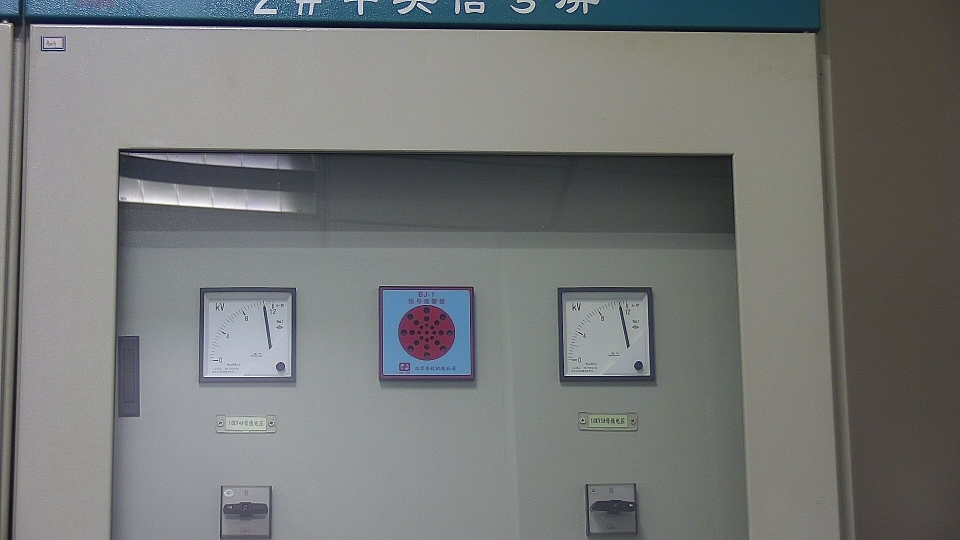
#> input picture image/1-1.jpg, 1920 x 1080 px (shown at 1/2 size); its folder holds 4 pictures in this run
$ python showLabel.py
#> lines starting #> are read from the running program, lines starting #| are printed output that depends on the picture
import cv2
from Common import *
import os
import json


images = os.listdir("image")
config = os.listdir("config")
for im in images:
    image = cv2.imread("image/"+im)
#> image is the input picture: shape (1080, 1920, 3); mean B, G, R 118.5, 119.2, 116.9
    print(im)
    for i in range(1, 6):
        cfg = im.split(".jpg")[0]+"_"+str(i)
        if cfg+".json" in config:
            print(cfg)
            info = json.load(open("config/"+cfg+".json"))
            x = info["ROI"]["x"]
            y = info["ROI"]["y"]
            w = info["ROI"]["w"]
            h = info["ROI"]["h"]
            cv2.rectangle(image, (x, y),
                          (x + w, y + h), (0, 0, 255), 5)

            template = cv2.imread("template/"+cfg+".jpg")
            start = np.array([info["startPoint"]["x"], info["startPoint"]["y"]])
            end = np.array([info["endPoint"]["x"], info["endPoint"]["y"]])
            center = np.array([info["centerPoint"]["x"], info["centerPoint"]["y"]])
            cv2.circle(template, (start[0], start[1]), 20, (0, 0, 255), -1)
            cv2.circle(template, (end[0], end[1]), 20, (0, 255, 0), -1)
            cv2.circle(template, (center[0], center[1]), 20, (255, 0, 0), -1)
            template = cv2.resize(template, (300, 300))
            cv2.imshow(cfg, template)
    image = cv2.resize(image, (300, 300))
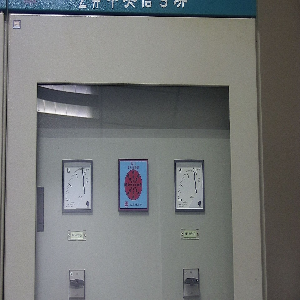
#> image: shape (300, 300, 3); mean B, G, R 118.4, 119, 116.8
    cv2.imshow(im, image)
    cv2.waitKey(0)
    cv2.destroyAllWindows()
#> pass 2 of the loop `for im in images:`:
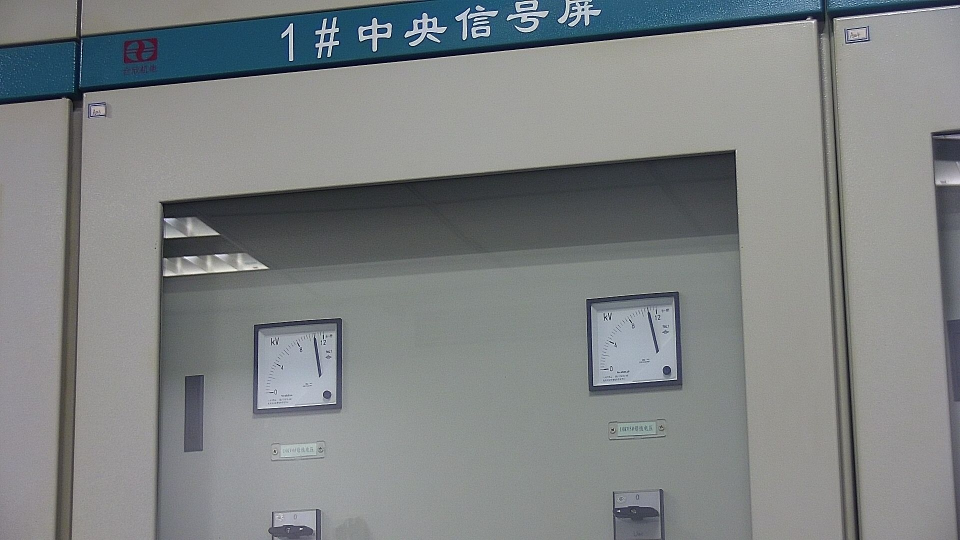
#> input picture image/1-2.jpg, 1920 x 1080 px (shown at 1/2 size)
#> image is the input picture: shape (1080, 1920, 3); mean B, G, R 132.1, 131.1, 127.1
#> `image = cv2.resize(image, (300, 300))`:
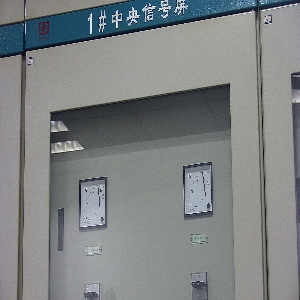
#> image: shape (300, 300, 3); mean B, G, R 132, 131.1, 127
#> pass 3 of the loop `for im in images:`:
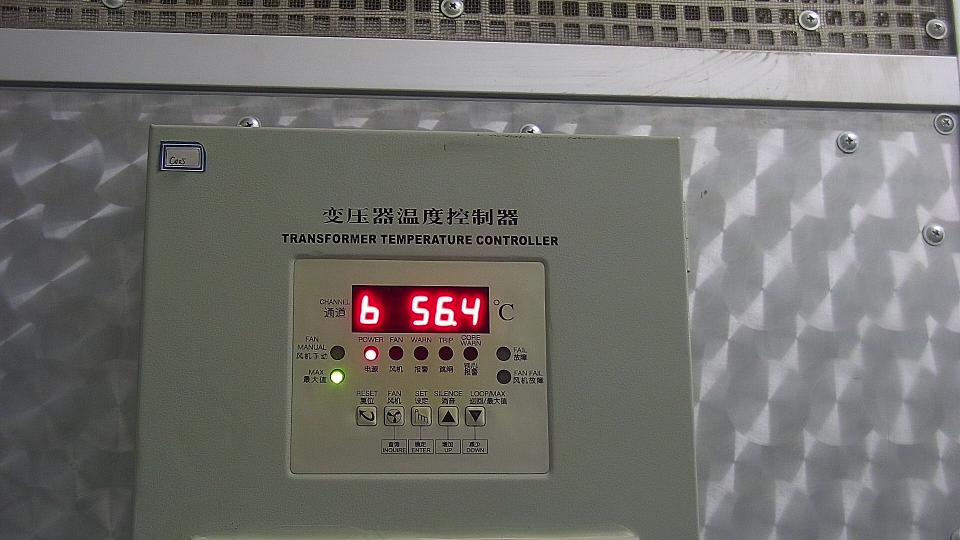
#> input picture image/11-1.jpg, 1920 x 1080 px (shown at 1/2 size)
#> image is the input picture: shape (1080, 1920, 3); mean B, G, R 108.3, 111.8, 113.1
#> `image = cv2.resize(image, (300, 300))`:
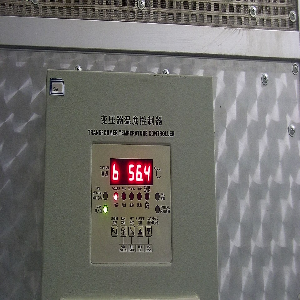
#> image: shape (300, 300, 3); mean B, G, R 108.2, 111.7, 113
#> the loop made 4 passes; the first 3 are shown
